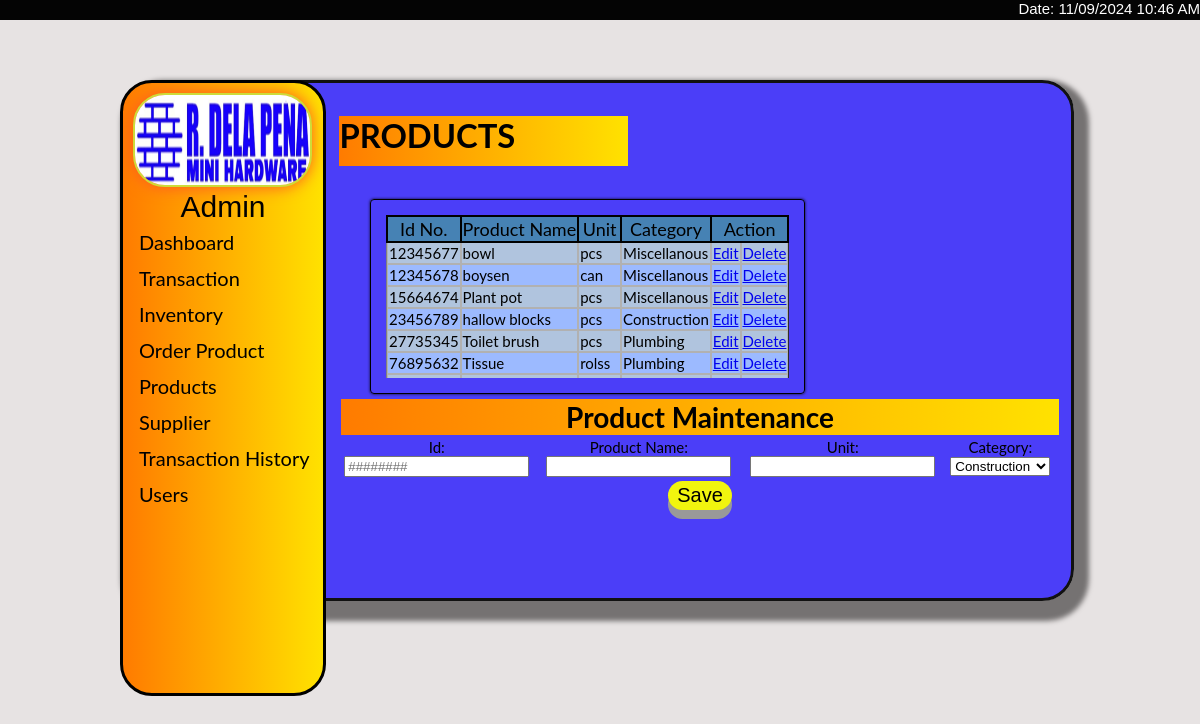
The app's page /admin/product.php with its own data.
### tables this page shows
CREATE TABLE `products` (
  `id` varchar(8) NOT NULL,
  `product` varchar(100) NOT NULL,
  `unit` varchar(20) NOT NULL,
  `category` varchar(1000) NOT NULL
);

### admin/product.php (the view, shortened to what this page needs)
<!DOCTYPE html>
<html>
    <head>
        <link rel="stylesheet" href="Menui.css">
    </head>
    <body>
        <div class="bodymain">
	  <header>
  <div class="sidenav">
    <div class="profile-pic">
    <img src="img/CompanyLogo.png"/>
    </div>
  <div class="user-name">Admin </div>
  <a href="Dashboard.php">Dashboard</a>
    <a href="sell.php">Transaction</a>
    <a href="inventory.php">Inventory</a>
    <a href="order.php">Order Product</a>
    <a href="product.php">Products</a>
    <a href="supplier.php">Supplier</a>
    <a href="history.php">Transaction History</a>
    <a href="users.php">Users</a>
</div>
</header>
<div class="date">
    <p>
      Date: <?= date ('m/d/Y');?> <?= date ('h:i A'); ?> </p>
  </div>
<div class="main">
<h3>PRODUCTS</h3>
    <div class="show-table">   <div class="outer-wrapper"><div class="inner-wrapper">
            <?php
                include 'inv.php';
		        if(isset($_GET['search'])){
			        $search = $_GET['search'];
			        $product_query2 = "select * from products where id LIKE '%$search%' or product LIKE '%$search%' or unit LIKE '%$search%' or category LIKE '%$search%'";
			        $product_result = mysqli_query($conn, $product_query2);
		        }
		        else {
			        $product_query1 = "select * from products";
			        $product_result = mysqli_query($conn, $product_query1);
		        }
		            $ctr=1;
		        echo "<table border='1' cellspacing='0'";
                echo "<tr>
		        <th style='background-color:rgb(70, 130, 180); color: black'>Id No.</th>
		        <th style='background-color:rgb(70, 130, 180); color: black'>Product Name</th>
		        <th style='background-color:rgb(70, 130, 180); color: black'>Unit</th>
		        <th style='background-color:rgb(70, 130, 180); color: black'>Category</th>
                <th colspan='2' style='background-color: rgb(70, 130, 180); color: black'>Action</th>
		        </tr>";
		        while($row = mysqli_fetch_array($product_result)) {
			        $ctr++;
			        extract($row);
			        if ($ctr%2==1){
				    echo"<tr style='background-color: #9cbaff;'>";
			        }
			        else {
				    echo"<tr style='background-color: rgb(176, 196, 222)'>";
			        }
			        echo "
			        <td>$id</td>
			        <td>$product</td>
			        <td>$unit</td>
			        <td>$category</td>
                    <td><a href='product.php?Edit=$id'>Edit</a></td>
                    <td><a href='product.php?Del=$id'>Delete</a></td>
                    </tr> ";
		        }
                echo '</table>';
            ?></div></div></div>
            <div class="maintenance">
                <form action="" method="post">
                <table>
                <thead>
                    <tr>
                        <th colspan="4" style= "background: linear-gradient(90deg, #ff7b00 0%, #ffe200 100%); color:black;">Product Maintenance</th>
                    </tr>
                </thead>
                <tbody>
                    <tr>
                        <td>Id:<input required name="id" type="text" maxlength="8" minlength="8" placeholder="########" value="<?php echo $_SESSION['id']; ?>" <?php if(isset($_GET['Edit'])){ echo 'readonly="readonly"';}?>></td>
                        <td>Product Name:<input required name="product_name" value="<?php echo $_SESSION['product']; ?>"></td>
                        <td>Unit:<input required name="unit" value="<?php  echo $_SESSION['unit']; ?>"></td>
                        <td>Category:<select name="category">
                            <option value="Construction">Construction</option>
                        </select></td>
                    </tr>
                    <tr>
                        <td colspan="4" class="btn"><input type="submit" name="<?php if(isset($_GET['Edit'])){ echo 'Update';} else{ echo 'Save';}?>" value="Save"></td>
                    </tr>
                </tbody>
            </table>
            </form>
        </div>
            </div>
            </div>
	</body>
</html>

### admin/Menui.css (style rules this page uses)
body { font-family: "Lato", sans-serif; background-color: #e0dbdbc0; overflow-y: hidden; overflow-x: hidden; }
.bodymain { font-family: "Lato", sans-serif; background-color: #1909ffc0; margin-left: 10%; margin-top: 80px; margin-bottom: 10%; margin-right: 10%; border-top: #111 3px solid; border-bottom: #111 3px solid; border-right: #111 3px solid; border-left: #111 3px solid; border-radius: 32px; box-shadow: 5px 10px 5px 10px #757272 ; height: 75%; min-height: 75%; max-height: max-content; }
h3 { background: linear-gradient(90deg, #ff7b00 0%, #ffe200 100%); width: 40%; height: 50px; }
.sidenav { border: solid black 3px; height: 75%; width: 200px; position: fixed; z-index: 1; top: 0; left: 0; background: linear-gradient(90deg, #ff7b00 0%, #ffe200 100%); overflow-x: hidden; padding-top: 10px; margin-left: 10%; margin-top: 80px; margin-bottom: 10%; margin-right: 10%; border-radius: 32px; }
.sidenav a { padding: 6px 8px 6px 16px; text-decoration: none; font-size: 20px; color: #e0dddd; display: block; transition-duration: 0.4s; }
.main { margin-left: 200px; font-size: 28px; padding: 0px 10px; height: 80%; }
.main table { text-align: center; }
.profile-pic img { border-radius: 50%; height: 160px; width: 160px; position: relative; margin-left: 18px; }
.user-name { font-size: 30px; text-align: center; color: white; font-family: 'Franklin Gothic Medium', 'Arial Narrow', Arial, sans-serif; }
tr th { background-color: #333333; }
td { font-size:15px; padding:2px 7px; }
.date { width:100%; background-color:#000000fb; position: fixed; z-index: 1; top: 0 ; left: 0; right: 0; height: 20px; }
.date p { margin-top: 0; font-size: 15px; color: #ffffff; text-align: right; font-family: 'Franklin Gothic Medium', 'Arial Narrow', Arial, sans-serif ; }
.show-table { border:#111; margin:auto; width: 700px; }
.maintenance { text-align: center; }
.outer-wrapper { margin: 3px; margin-left: 20px; margin-right: 20px; border: 1px solid black; border-radius: 4px; box-shadow: 0px 0px 3px rgba(0, 0, 0, 0.9); max-width: fit-content; max-height: 200px; }
.inner-wrapper { overflow-y: scroll; height: 160px; max-height: 66.4vh; margin-top: 3px; margin: 15px; padding-bottom: 3px; }
.inner-wrapper table { min-width: max-content; border-collapse: separate; border-spacing: 0px; }
.inner-wrapper table th { position: sticky; top: 0px; background-color: #133b5c; color: rgb(241, 245, 179); text-align: center; font-weight: normal; font-size: 18px; outline: 0.7px solid black; border: 1.5px solid black; }
.inner-wrapper table th, table td { padding: 1px; padding-top: 1px; padding-bottom: 1px; }
.inner-wrapper table td { text-align: left; font-size: 15px; border: 1px solid rgb(177, 177, 177); padding-left: 1px; }
.btn input { padding: 3px 9px; font-size: 20px; text-align: center; cursor: pointer; outline: none; color: #000000; background-color: #f1f50e ; border: none; border-radius: 15px; box-shadow: 0 9px #999; }

### admin/product.php (style rules this page uses)
.main { padding-bottom: 85px; }
th { background-color: rgb(70, 130, 180); color: black; }
.profile-pic img { width: 175px; height: 90px; border-radius: 32px; border: 2px solid #cddc39; filter: drop-shadow(0 0 8px #ff5722); margin-left: 10px; }
.sidenav a { color:black; }
.user-name { color: black; }

### records on screen
products: id "12345677", product "bowl", unit "pcs", category "Miscellanous"
products: id "12345678", product "boysen", unit "can", category "Miscellanous"
products: id "15664674", product "Plant pot", unit "pcs", category "Miscellanous"
products: id "23456789", product "hallow blocks", unit "pcs", category "Construction"
products: id "27735345", product "Toilet brush", unit "pcs", category "Plumbing"
products: id "76895632", product "Tissue", unit "rolss", category "Plumbing"

### other values on screen
date ('m/d/Y') "11/09/2024"
date ('h:i A') "10:46 AM"
